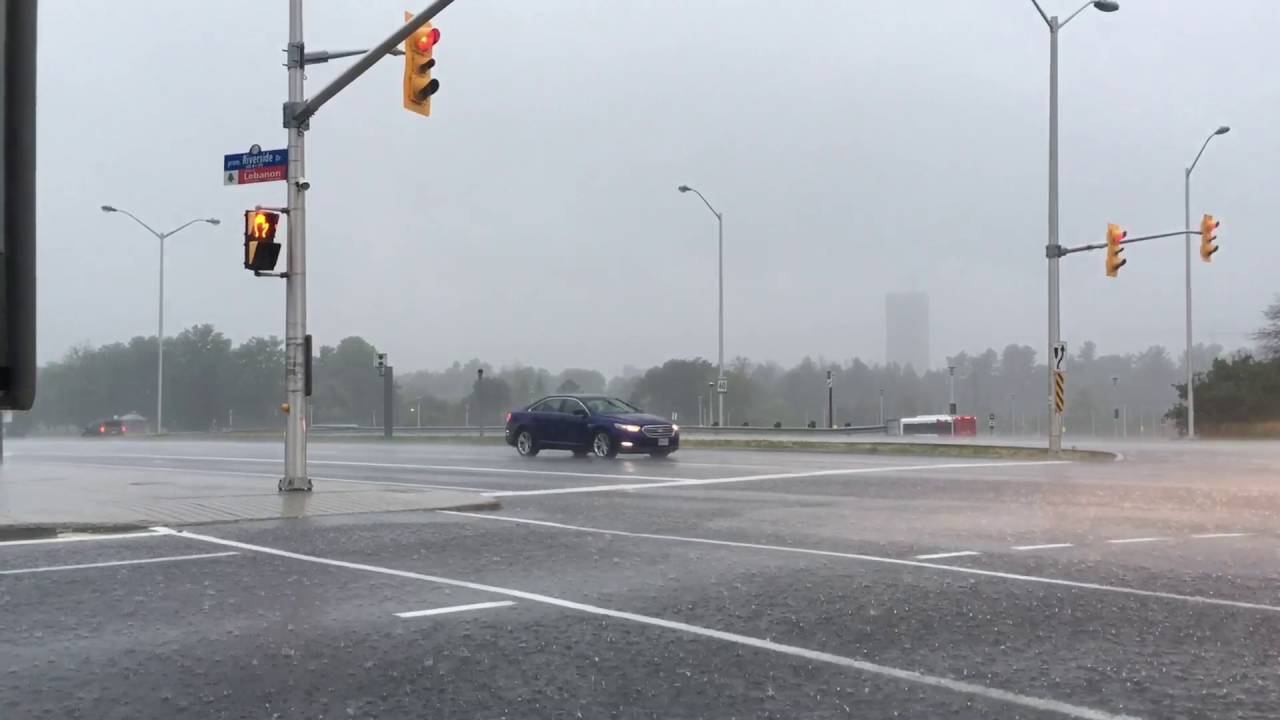
#> input picture examples/image_test.jpg, 1280 x 720 px; the run also reads 1 picture not shown here
$ jupyter execute --allow-errors Comparative_study_eval.ipynb   (older library calls are emulated)
#> lines starting #> are read from the running program, lines starting #| are printed output that depends on the picture
### similarity_metrics/ssim_rmse_psnr_metrics.py
from skimage.metrics import structural_similarity
import numpy as np

def ssim(org_img: np.ndarray, pred_img: np.ndarray, max_p: int = 255) -> float:
    """
    Compute the Structural Similarity Index (SSIM) between two RGB images.

    Parameters:
    - org_img: The original RGB image.
    - pred_img: The RGB image to compare.
    - max_p: The dynamic range of the image, typically 255 for 8-bit images.

    Returns:
    - SSIM value between the two images.
    """
    return structural_similarity(org_img, pred_img, data_range=max_p, channel_axis=2)

def rmse(org_img: np.ndarray, pred_img: np.ndarray, max_p: int = 4095) -> float:
    """
    Compute Root Mean Squared Error (RMSE) between two RGB images.

    Parameters:
    - org_img: The original RGB image.
    - pred_img: The RGB image to compare.
    - max_p: The maximum pixel value, default is 4095 for 12-bit images.

    Returns:
    - RMSE value averaged across all channels.
    """
    org_img = org_img.astype(np.float32)
    pred_img = pred_img.astype(np.float32)

    if org_img.ndim == 2:
        org_img = np.expand_dims(org_img, axis=-1)
    if pred_img.ndim == 2:
        pred_img = np.expand_dims(pred_img, axis=-1)

    diff = org_img - pred_img
    mse_bands = np.mean(np.square(diff / max_p), axis=(0, 1))
    rmse_bands = np.sqrt(mse_bands)
    return np.mean(rmse_bands)

def psnr(org_img: np.ndarray, pred_img: np.ndarray, max_p: int = 4095) -> float:
    """
    Compute Peak Signal-to-Noise Ratio (PSNR) between two RGB images.

    Parameters:
    - org_img: The original RGB image.
    - pred_img: The RGB image to compare.
    - max_p: The maximum pixel value, default is 4095 for 12-bit images.

    Returns:
    - PSNR value in dB averaged across all channels.
    """
    org_img = org_img.astype(np.float32)
    pred_img = pred_img.astype(np.float32)

    if org_img.ndim == 2:
        org_img = np.expand_dims(org_img, axis=-1)
    if pred_img.ndim == 2:
        pred_img = np.expand_dims(pred_img, axis=-1)

    mse_bands = np.mean(np.square(org_img - pred_img), axis=(0, 1))
    mse = np.mean(mse_bands)
    return 20 * np.log10(max_p / np.sqrt(mse))

### similarity_metrics/issm_quality.py
"""
This implementation of the ISSM similarity metric is inspired by:
https://github.com/nekhtiari/image-similarity-measures/blob/master/image_similarity_measures/quality_metrics.py
"""

import numpy as np
from skimage.metrics import structural_similarity
import cv2
import math

class ISSMsimilarity:
    def __init__(self, max_p: int = 4095):
        """
        Initialize the ISSM similarity class.

        Parameters:
        - max_p: The maximum possible pixel value. Default is 255 for standard images.
        """
        self.max_p = max_p

    def ssim(self, org_img: np.ndarray, pred_img: np.ndarray) -> float:
        """
        Compute the Structural Similarity Index (SSIM) between two images.

        Parameters:
        - org_img: The original image.
        - pred_img: The image to compare.

        Returns:
        - SSIM value between the two images.
        """
        return structural_similarity(org_img, pred_img, data_range=self.max_p, channel_axis=2)

    def canny_edge_detection(self, img: np.ndarray) -> np.ndarray:
        """
        Apply Canny Edge Detection to an image.

        Parameters:
        - img: The input image.

        Returns:
        - Edge-detected image.
        """
        return cv2.Canny(img, 100, 200)

    def ehs(self, x: np.ndarray, y: np.ndarray) -> float:
        """
        Compute the Entropy-Histogram Similarity measure.

        Parameters:
        - x: The first image.
        - y: The second image.

        Returns:
        - Entropy-Histogram Similarity value.
        """
        if np.array_equal(x, y):
            return 0  # Return 0 when images are identical

        H = np.histogram2d(x.flatten(), y.flatten(), bins=255, range=[[0, 255], [0, 255]])[0]
        H += 1e-10  # Add small value to avoid log(0)
        H /= np.sum(H)  # Normalize

        return -np.sum(H * np.log2(H))

    def edge_c(self, x: np.ndarray, y: np.ndarray) -> float:
        """
        Compute the Edge Correlation coefficient based on Canny detection.

        Parameters:
        - x: The first image.
        - y: The second image.

        Returns:
        - Edge Correlation value.
        """
        if np.array_equal(x, y):
            return 1  # Return 1 when images are identical

        g = self.canny_edge_detection(x)
        h = self.canny_edge_detection(y)

        g0 = np.mean(g)
        h0 = np.mean(h)

        numerator = np.sum((g - g0) * (h - h0))
        denominator = np.sqrt(np.sum(np.square(g - g0)) * np.sum(np.square(h - h0)))

        return numerator / denominator if denominator != 0 else 0

    def issm(self, org_img: np.ndarray, pred_img: np.ndarray) -> float:
        """
        Compute the Information theoretic-based Statistic Similarity Measure (ISSM).

        Parameters:
        - org_img: The original image.
        - pred_img: The image to compare.

        Returns:
        - ISSM value between the two images.
        """
        if np.array_equal(org_img, pred_img):
            return 1  # Return 1 when images are identical

        ehs_val = self.ehs(org_img, pred_img)
        canny_val = self.edge_c(org_img, pred_img)
        ssim_val = self.ssim(org_img, pred_img)

        A = 0.3
        B = 0.5
        C = 0.7

        denominator = A * canny_val * ehs_val + B * ehs_val + C * ssim_val

        # Avoid division by zero
        if denominator == 0:
            return np.nan

        return (canny_val * ehs_val * (A + B)) / denominator

### similarity_metrics/fsim_quality.py
"""
This implementation of the FSIM similarity metric is inspired by:
https://github.com/nekhtiari/image-similarity-measures/blob/master/image_similarity_measures/quality_metrics.py
"""

import numpy as np
import cv2
import phasepack.phasecong as pc

class FSIMsimilarity:
    def __init__(self, T1: float = 0.85, T2: float = 160):
        """
        Initialize the FSIM similarity class.

        Parameters:
        - T1: Constant based on the dynamic range of phase congruency values. Default is 0.85.
        - T2: Constant based on the dynamic range of gradient magnitude values. Default is 160.
        """
        self.T1 = T1
        self.T2 = T2

    # [32 lines left out: functions _similarity_measure, _gradient_magnitude, not called in this run]

    def fsim(self, org_img: np.ndarray, pred_img: np.ndarray) -> float:
        """
        Compute the Feature-based Similarity Index (FSIM) between two RGB images.

        Parameters:
        - org_img: The original RGB image.
        - pred_img: The predicted RGB image.

        Returns:
        - FSIM value between the two images.
        """
        if org_img.ndim == 2:
            org_img = np.expand_dims(org_img, axis=-1)
        if pred_img.ndim == 2:
            pred_img = np.expand_dims(pred_img, axis=-1)

        alpha = beta = 1  # Parameters to adjust the relative importance of PC and GM features
        fsim_list = []

        for i in range(org_img.shape[2]):
            # Calculate the Phase Congruency (PC) for original and predicted images
            pc1_2dim = pc(
                org_img[:, :, i], nscale=4, minWaveLength=6, mult=2, sigmaOnf=0.5978
            )
            pc2_2dim = pc(
                pred_img[:, :, i], nscale=4, minWaveLength=6, mult=2, sigmaOnf=0.5978
            )

            # Sum up the PC values over all orientations
            pc1_2dim_sum = np.sum(pc1_2dim[4], axis=0)
            pc2_2dim_sum = np.sum(pc2_2dim[4], axis=0)

            # Calculate Gradient Magnitude (GM) for original and predicted images
            gm1 = self._gradient_magnitude(org_img[:, :, i], cv2.CV_16U)
            gm2 = self._gradient_magnitude(pred_img[:, :, i], cv2.CV_16U)

            # Calculate similarity measures for PC and GM
            S_pc = self._similarity_measure(pc1_2dim_sum, pc2_2dim_sum, self.T1)
            S_g = self._similarity_measure(gm1, gm2, self.T2)

            # Compute the FSIM value for the current channel
            S_l = (S_pc**alpha) * (S_g**beta)
            numerator = np.sum(S_l * np.maximum(pc1_2dim_sum, pc2_2dim_sum))
            denominator = np.sum(np.maximum(pc1_2dim_sum, pc2_2dim_sum))
            fsim_list.append(numerator / denominator)

        return np.mean(fsim_list)

### CopulaSimilarity/CSM.py
import numpy as np
import math

# [10 lines left out: function erfinv, not called in this run]

class CopulaBasedSimilarity:
    def __init__(self, patch_size=8):
        self.patch_size = patch_size

    # [15 lines left out: functions _extract_local_features, _compute_ranks, not called in this run]

    def _ppf_normal(self, quantile):
        """Compute the percent point function (inverse of CDF) for a normal distribution."""
        return math.sqrt(2) * erfinv(2 * quantile - 1)

    # [8 lines left out: function _compute_copula, not called in this run]

    def _euclidean_distance(self, vec1, vec2):
        """Compute Euclidean distance manually."""
        return np.linalg.norm(vec1 - vec2)

    # [19 lines left out: function compute_local_similarity, not called in this run]

### Comparative_study_eval.ipynb
# Results Reproducibility (Experiments under Gaussian noise and blur)

You can reproduce our paper results following this notebook.

Please, make sure to replace `image_test.jpg`  with you own image.

also to run this code, libraries should be installed from `pip install -r requirements.txt`

### 1- Importing necessary libraries

[cell 1]
import cv2
import numpy as np
import matplotlib.pyplot as plt
from similarity_metrics.ssim_rmse_psnr_metrics import rmse, psnr, ssim
from similarity_metrics.fsim_quality import FSIMsimilarity
from similarity_metrics.issm_quality import ISSMsimilarity
from CopulaSimilarity.CSM import CopulaBasedSimilarity as CSIMSimilarity
import pickle

### 1- Example of Gaussian Noising and Blurring on an image

[cell 2]
image_path = 'examples/image_test.jpg'
image = cv2.imread(image_path)
#> image is the input picture: shape (720, 1280, 3); mean B, G, R 168, 162, 159.1

def add_gaussian_noise(image, mean=1, sigma=20):
    """Add Gaussian noise to an image."""
#> called with mean = 2, sigma = 10
    gauss = np.random.normal(mean, sigma, image.shape).astype('uint8')
    noisy_image = cv2.add(image, gauss)
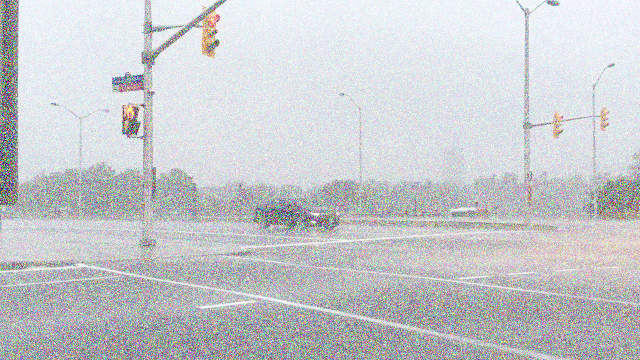
#> noisy_image: shape (720, 1280, 3) (shown at 1/2 size); mean B, G, R 206.1, 202.3, 200.6
    return noisy_image

def apply_gaussian_blur(image, kernel_size=(9, 9), sigma=20):
    """Apply Gaussian Blur to an image."""
#> called with kernel_size = (9, 9), sigma = 20
    blurred_image = cv2.GaussianBlur(image, kernel_size, sigma)
    return blurred_image

noised_image = add_gaussian_noise(image, mean=2, sigma=10)

blurred_image = apply_gaussian_blur(image)

blurred_noised_image = apply_gaussian_blur(noised_image)
#> call 2 of apply_gaussian_blur, with kernel_size = (9, 9), sigma = 20
#> in apply_gaussian_blur (call 2), `blurred_image = cv2.GaussianBlur(image, kernel_size, sigma)`:
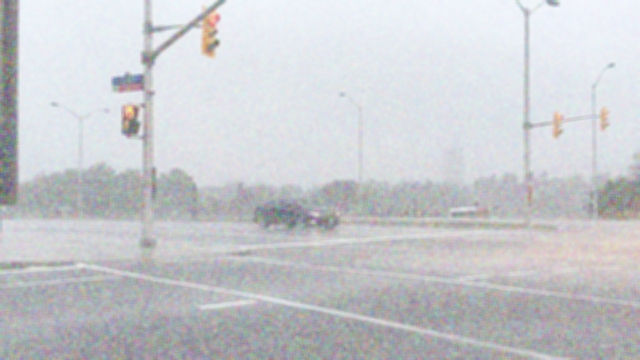
#> blurred_image: shape (720, 1280, 3) (shown at 1/2 size); mean B, G, R 206.1, 202.3, 200.6

plt.figure(figsize=(15, 10))

plt.subplot(4, 1, 1)
plt.title('(a)')
plt.imshow(cv2.cvtColor(image, cv2.COLOR_BGR2RGB))
plt.axis('off')

plt.subplot(4, 1, 2)
plt.title('(b)')
plt.imshow(cv2.cvtColor(blurred_image, cv2.COLOR_BGR2RGB))
plt.axis('off')

plt.subplot(4, 1, 3)
plt.title('(c)')
plt.imshow(cv2.cvtColor(noised_image, cv2.COLOR_BGR2RGB))
plt.axis('off')

plt.subplot(4, 1, 4)
plt.title('(d)')
plt.imshow(cv2.cvtColor(blurred_noised_image, cv2.COLOR_BGR2RGB))
plt.axis('off')

plt.savefig('visualization_noise_blur.pdf', format='pdf')
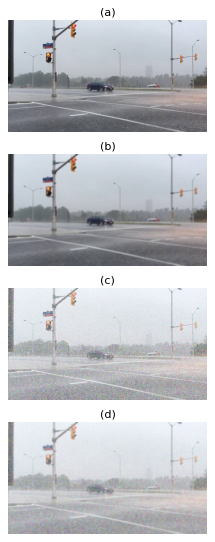
#> figure drawn by matplotlib, 4 panels
plt.show()

### 2- Run static test to compare original and blurred image

⚠️ :warning: FSIM is the metric that takes the longest to run, you can comment it if you'd like fast results

[cell 3]
fsim_similarity = FSIMsimilarity()
issm_similarity = ISSMsimilarity()
copula_similarity = CSIMSimilarity()

ssim_value = ssim(image, blurred_image)
#> ssim_value = 0.842
rmse_value = rmse(image, blurred_image)
#> in rmse, `diff = org_img - pred_img`:
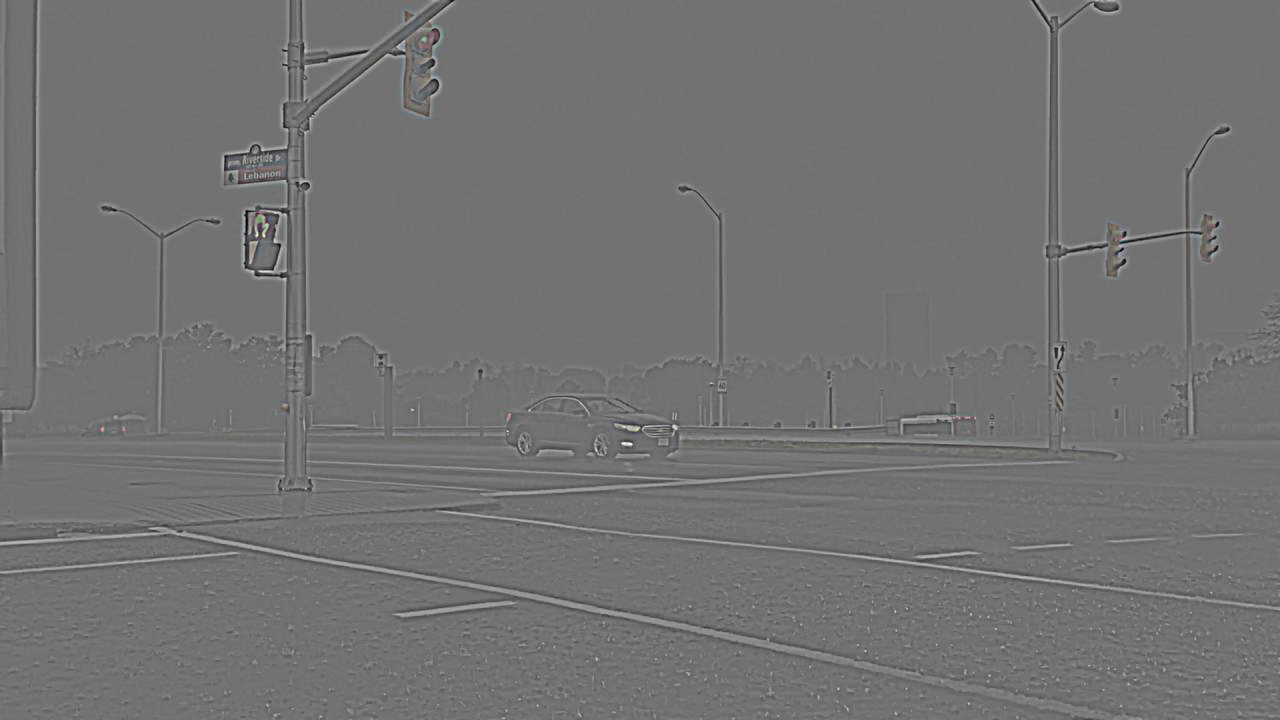
#> diff: shape (720, 1280, 3) float32; mean B, G, R 0, 0, 0; drawn with min black and max white
#> in rmse, `mse_bands = np.mean(np.square(diff / max_p), axis=(0, 1))`: mse_bands = [4.83e-06, 4.83e-06, 4.78e-06]
#> in rmse, `rmse_bands = np.sqrt(mse_bands)`: rmse_bands = [0.0022, 0.0022, 0.00219]
#> (the rest of the program and of its run is left out)
